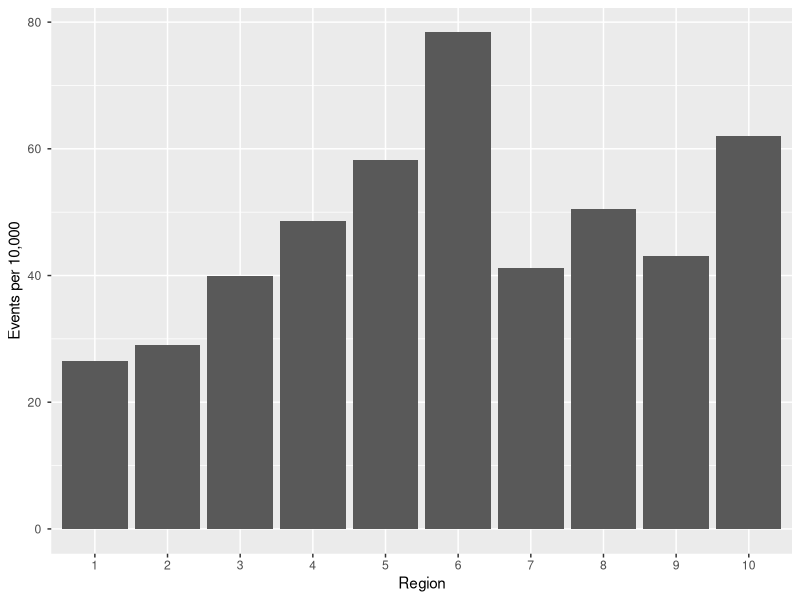
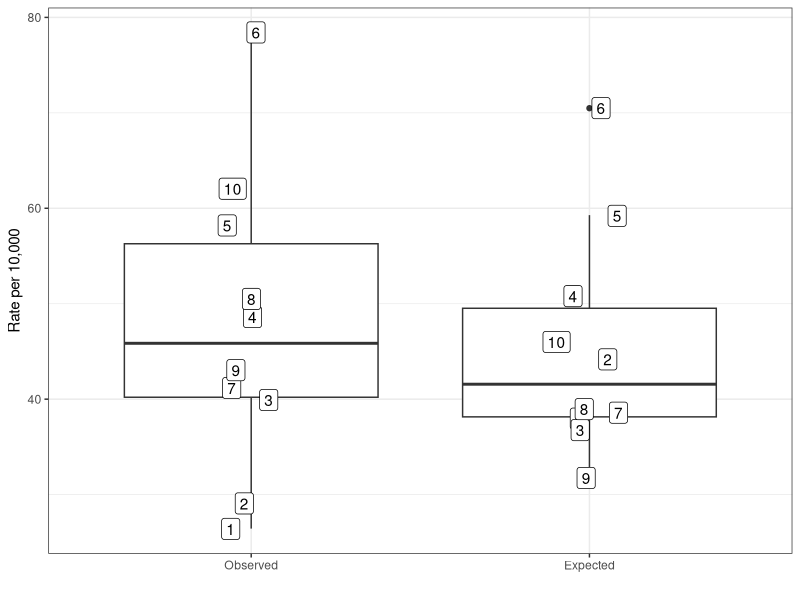
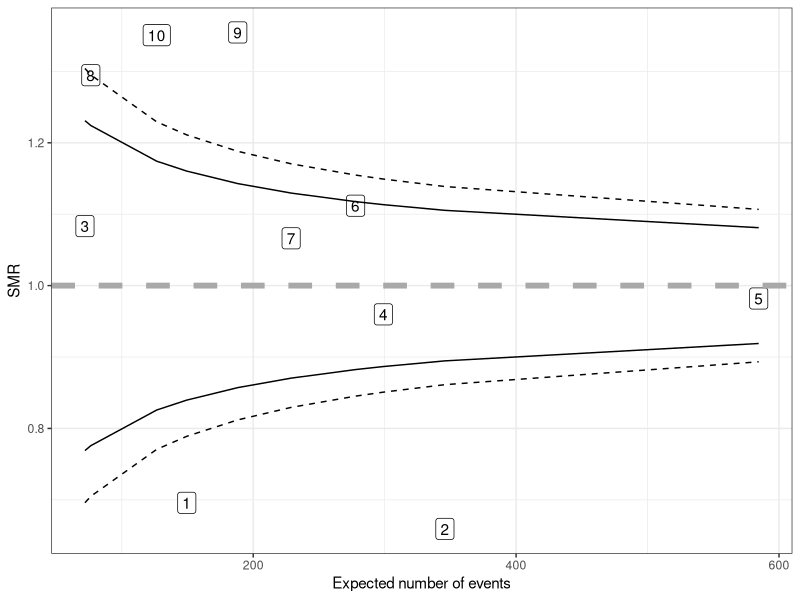

Here is the R script that generated these plots, in order:
#' ---
#' title: The case for funnel plots
#' author: Abhijit
#' date: February 26, 2019
#' output:
#'     html_document:
#'         toc: true
#'         toc_float: true
#'         theme: journal
#'         highlight: zenburn
#' ---
#'
#' # Background
#'
#' The statistical idea behind identifying certain HRR's as
#' having excess or deficit numbers of knee transplants after accounting
#' for demographic and clinical factors is to try and model the rate of
#' knee replacements in each region using Poisson regression (accounting
#' for repeated measures, if needed), and use this as indirectly
#' standardized rates accounting for these factors. We can then identify
#' regions which are outliers with respect to these standardized rates.
#'
#' One point of confusion is in how to utilize these standardized rates.
#' The standardization can create a "normalized" distribution of rates,
#' and perhaps merely ranking the rates and seeing which regions change
#' rank the most suffices, or which regions move from "outliers" to
#' "normal" rates after adjustment works. However, this approach, in my
#' opinion, ignores natural variability in the estimates.
#'
#' # A demonstrative simulation
#'
#' We start by creating a population of 500,000 individuals split across
#' 10 regions, , and
#' simulating realistic age, sex and race distributions for each region. The
#' regions differ in size and in local demographic distributions, and so the
#' rates have a natural variability solely dependent on the actual distribution
#' of race, age and sex within each region. Additionally, we added a protective
#' effect for regions 1 and 2 and an excess risk for regions 8, 9 and 10, which
#' represent non-demographic factors in each region that might drive the rate
#' of knee transplants. Ages were distributed as a normal distribution roughly
#' centered at 75 years and with a standard deviation of 5 years, the male: female
#' ratio was set roughly at 50:50 with some regional variability, and race, classified
#' as white, black and other, were simulated to have proportions in 45-60%,
#' 10-30% for whites and blacks, with the rest being classified as other. The
#' following age, sex and race odds ratios were modeled:
#+ ors, echo = F, message = F, warning = F
library(tidyverse)
tribble(~ Variable, ~ `Odds ratio`,
        'Age', '1.1 per year',
        'Male', '0.8',
        'Race: Black', '0,8',
        'Race: Other', '0.6',
        'Region: 1,2', '0.7',
        'Region: 8,9,10', '1.4') %>%
  knitr::kable()
#+ simulation_setup, echo = F, message = F, warning = F
library(tidyverse)
library(broom)
set.seed(2095)
N <- 500000
reg_prob <- c(10,20, 5,15, 25, 10, 15, 5, 15,7)
reg_prob <- reg_prob/sum(reg_prob)
Region <- sample(1:10, N, replace = T,
                 prob = reg_prob)
dat <- tibble(Region)
dat <- dat %>% group_by(Region) %>%
  mutate(Age = rnorm(n(), rnorm(1, 75,3), rnorm(1, 5, 1))) %>%
  mutate(p = rbeta(1, 20, 20)) %>%
  mutate(Sex = sample(c('M','F'), n(), replace = T,
                      prob = c(1 - unique(p), unique(p)))) %>%
  ungroup()
dat$Race <- ""
for(i in 1:10){
  p_white <- runif(1, .45,.60)
  p_black <- runif(1, .10,.30)
  p_other <- 1 - p_white - p_black
  dat$Race[dat$Region == i] = sample(c('White','Black','Other'),
                                sum(dat$Region == i),
                                replace = TRUE,
                                prob = c(p_white, p_black, p_other))
}

linpred <- with(dat, log(0.005) + 0.1*(Age - 75) + log(0.8)*(Sex=='M') +
  log(1.4)*(Region >= 8) + log(0.7)*(Region <= 2) +
  log(0.8)*(Race=='Black') + log(0.6)*(Race == 'Other'))
p <- plogis(linpred)
outcome <- rbernoulli(N, p)
dat$outcome <- outcome
dat <- dat %>% mutate_if(is.character, as.factor) %>%
  mutate(Race = fct_relevel(Race, 'White','Black','Other'))

#' We then simulated the knee replacement statuses of 500,000 individuals,
#' with a baseline rate of 5 replacements per 1000 individuals. We summarize
#' the observed knee replacement rates by region in the bar graph below
#+ obs_rates, echo = F, message = F, warning = F
dat %>% group_by(Region) %>% summarize(p_hat = mean(outcome)) %>%
  ggplot(aes(as.factor(Region), p_hat))+geom_bar(stat = 'identity') +
    labs(x = 'Region', y = 'Observed rates') +
  scale_y_continuous('Events per 10,000', labels = scales::unit_format(unit = '', scale = 1e4))

#' We note that, just by natural variability, region 6 has a higher rate of
#' replacements than regions 8, 9 or 10, which have an extraneous increased
#' rate of transplants in the simulation.
#'
#' We then model the rates using GLMs (in this case logistic regression, but
#' Poission could have been used just as easily given the low baseline rate),
#' adjusting for age, race and sex. We also did nested models with just age, and with
#' age and sex as well. We'll concentrate on the full model, since it makes the point
#+ models, include = F
m1 <- glm(outcome~Age,  data=dat, family = 'binomial')
m2 <- update(m1, . ~ . + Sex)
m3 <- update(m2, . ~ . + Race)

mods <- list('Model1' = m1, 'Model2' = m2, 'Model3' = m3)
checks <- map(mods, ~augment(., data = dat, type.predict = 'response') %>%
                group_by(Region) %>%
               summarize(obs = sum(outcome), expect = sum(.fitted),
                       SMR = obs/expect, N = n() ) %>%
                mutate(obs_rate = obs/N*10000, exp_rate = expect/N*10000))

#' We can then look at the predicted regional rate estimates from the model,
#' which can be considered as indirectly adjusted rates, compared to the observed
#' rates, in the boxplot below. The labels refer to the regions.
#+ boxplot, echo = F, warning = F, message = F

bl <- checks[[3]] %>% select(Region, obs_rate, exp_rate) %>%
  rename(Observed = obs_rate, Expected = exp_rate) %>%
  gather(variable, value , -Region) %>%
  mutate(variable = forcats::fct_relevel(variable, 'Observed'))

ggplot(bl, aes(x = variable, y = value)) +
  geom_boxplot() +
  geom_label(aes(label = Region),
             position = position_jitter(width = 0.1)) +
  labs(x = '', y = 'Rate per 10,000') +
  theme_bw()

#' We see that regions 1, 8, 9, 10 fall in the box after adjustment,
#' which might be interpreted as being "normal" regions once you account
#' for demographics. Moreover, regions 4,5, 6, 7, which are "normal"
#' regions in the simulation, appear as outliers. This shows that
#' looking at the predicted (adjusted) rates, in not at all the right
#' approach.
#'
#' # The case for statistical variability assessment and funnel plots
#'
#' If we think a bit more about this quesiton, the null hypothesis we
#' are assuming is that there is no extraneous factors other than
#' demographics that explain the regional variabilty. If this is true,
#' then if we model the rates on the demographics, all that should be
#' left is statistical variability. Under this assumption of
#' residual statistical variability, we should look for outliers in
#' the "residuals" to see suggestions of the falsehood of our implied
#' null hypothesis. In Poisson regression, we are modeling the log-rates,
#' so the residuals can be considered as
#' $\log$(Observed) - $\log$(Expected), which is the logarithm of the
#' SMR. The standard funnel plot in this scenario plots the SMR against
#' the expected number of events, and puts control bounds based on
#' natural Poisson variabiity (or a normal approximation to it). We use
#' the normal approximation in the following plot, resulting from
#' modeling all the demographics,
#+ funnel, echo = F, warning = F, message = F
funnel_SMR <- function(d){
  ggplot(d) + geom_label(aes(x = expect, y = SMR, label = Region)) +
    geom_line(aes(x = expect, y = 1 - 1.96 * sqrt(1/expect))) +
    geom_line(aes(x = expect, y = 1 + 1.96 * sqrt(1/expect))) +
    geom_line(aes(x = expect, y = 1 - 2.58 * sqrt(1/expect)), linetype = 2) +
    geom_line(aes(x = expect, y = 1 + 2.58 * sqrt(1/expect)), linetype = 2) +
    geom_hline(yintercept = 1, linetype = 2, color = 'darkgrey',
               size = 2) +
    theme_bw() +
    labs(x = 'Expected number of events', y = 'SMR')
}
plts <- map(checks, funnel_SMR)
plts[[3]]

#' We see in this plot that the correct regions are identified as being
#' at excess (8, 9, 10) and diminished (1,2) risk of replacements.
#'
#' Let's expound on this a bit more. If the only factors driving the
#' replacement rate was demographics, we would expect the observed
#' rate to be close to the predicted rate when adjusting for age, race
#' and sex, while if there was some extraneous factor affecting the rate,
#'  we would see  poor agreement with the predicted rate, since the
#'  adjustment isn't accounting for an unmeasured factor.
